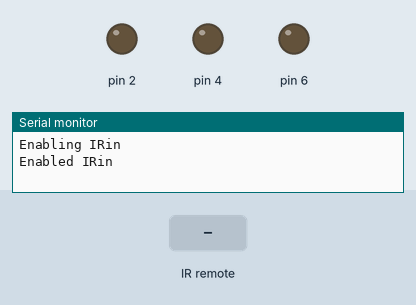
Recording of a sketch running on a simulated Arduino Uno, built with avr-gcc and run on an emulated ATmega328P. Parts: output pins drawn as LEDs (lit = HIGH), the last lines printed to the serial monitor. Inputs (shaded band) come from the test bench.

Above: at 1.2 s.
1.3 s: infrared code 0x1FE50AF received
At 2.1 s:
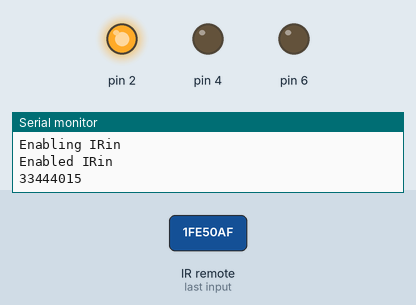
2.8 s: infrared code 0x1FED827 received
At 3.3 s:
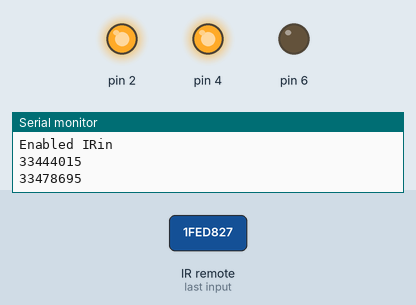
4.3 s: infrared code 0x1FEF807 received
At 5.5 s:
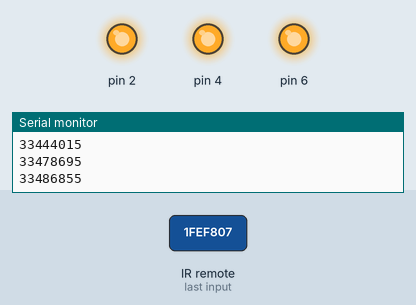
5.8 s: infrared code 0x1FEE01F received
At 6.9 s:
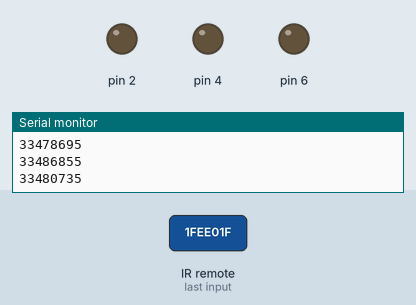
7.3 s: infrared code 0x1FED827 received
At 8.1 s:
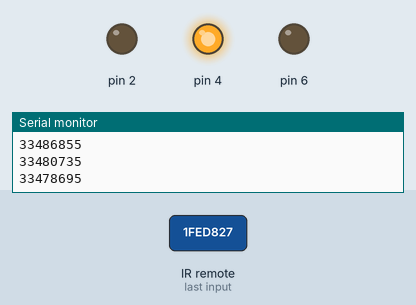
8.8 s: infrared code 0x1FEF807 received
At 9.3 s:
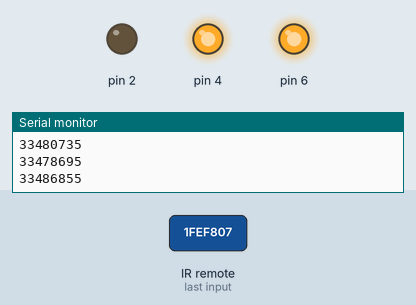
Timing chart, 0 to 11.3 s (numbered marks = the images above; inputs shaded):
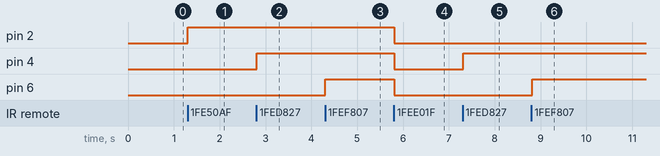

The sketch:

ir_remote_led.ino
```cpp
// (licence header left out)
#include <IRremote.h>

int RECV_PIN = 11;

IRrecv irrecv(RECV_PIN);

decode_results results;

void setup()
{
  Serial.begin(9600);
  pinMode(2,OUTPUT);
  pinMode(4,OUTPUT);
  pinMode(6,OUTPUT);
  // In case the interrupt driver crashes on setup, give a clue
  // to the user what's going on.
  Serial.println("Enabling IRin");
  irrecv.enableIRIn(); // Start the receiver
  Serial.println("Enabled IRin");
}

void loop() {
  if (irrecv.decode(&results)) {
    Serial.println(results.value);
    irrecv.resume(); // Receive the next value
  }
  if (results.value==33480735)      //value for button 0 on ir remote to turn OFF leds
  {
    digitalWrite(2,LOW);
    digitalWrite(4,LOW);
    digitalWrite(6,LOW);
  }
  else if (results.value==33444015)   //value for button 1 on ir remote to turn ON led1
  {
    digitalWrite(2,HIGH);
  }
  else if (results.value==33478695)   //value for button 2 on ir remote to turn ON led2
  {
    digitalWrite(4,HIGH);
  }
  else if (results.value==33486855)   //value for button 3 on ir remote to turn ON led3
  {
    digitalWrite(6,HIGH);
  }
  delay(100);
}
```

Measured:
- after the input at 1.3 s, pin 2: LOW → HIGH at once
- after the input at 2.8 s, pin 4: LOW → HIGH at once
- after the input at 4.3 s, pin 6: LOW → HIGH at once
- after the input at 5.8 s, pin 2, pin 4, pin 6: HIGH → LOW at once
- after the input at 7.3 s, pin 4: LOW → HIGH at once
- after the input at 8.8 s, pin 6: LOW → HIGH at once
